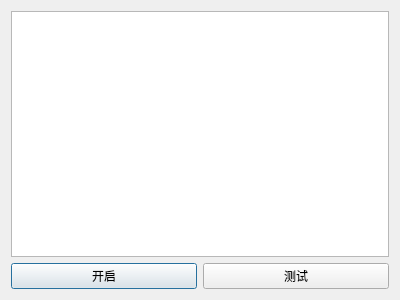
<?xml version="1.0" encoding="UTF-8"?>
<ui version="4.0">
 <class>Dialog</class>
 <widget class="QDialog" name="Dialog">
  <property name="geometry">
   <rect>
    <x>0</x>
    <y>0</y>
    <width>400</width>
    <height>300</height>
   </rect>
  </property>
  <property name="windowTitle">
   <string>Dialog</string>
  </property>
  <layout class="QVBoxLayout" name="verticalLayout">
   <item>
    <widget class="QTextEdit" name="send_edit"/>
   </item>
   <item>
    <layout class="QHBoxLayout" name="horizontalLayout">
     <item>
      <widget class="QPushButton" name="test_button">
       <property name="text">
        <string>开启</string>
       </property>
      </widget>
     </item>
     <item>
      <widget class="QPushButton" name="test2_button">
       <property name="text">
        <string>测试</string>
       </property>
      </widget>
     </item>
    </layout>
   </item>
  </layout>
 </widget>
 <resources/>
 <connections/>
</ui>
